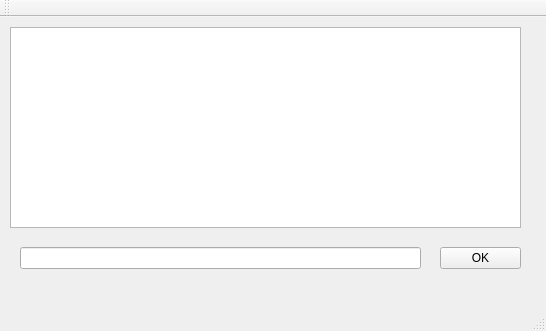
<?xml version="1.0" encoding="UTF-8"?>
<ui version="4.0">
 <class>MainWindow</class>
 <widget class="QMainWindow" name="MainWindow">
  <property name="geometry">
   <rect>
    <x>0</x>
    <y>0</y>
    <width>546</width>
    <height>331</height>
   </rect>
  </property>
  <property name="windowTitle">
   <string>MainWindow</string>
  </property>
  <widget class="QWidget" name="centralWidget">
   <widget class="QLineEdit" name="txt_mensaje">
    <property name="geometry">
     <rect>
      <x>20</x>
      <y>230</y>
      <width>401</width>
      <height>22</height>
     </rect>
    </property>
   </widget>
   <widget class="QPushButton" name="b_enviar">
    <property name="geometry">
     <rect>
      <x>440</x>
      <y>230</y>
      <width>81</width>
      <height>22</height>
     </rect>
    </property>
    <property name="text">
     <string>OK</string>
    </property>
   </widget>
   <widget class="QPlainTextEdit" name="txt_log">
    <property name="geometry">
     <rect>
      <x>10</x>
      <y>10</y>
      <width>511</width>
      <height>201</height>
     </rect>
    </property>
   </widget>
  </widget>
  <widget class="QMenuBar" name="menuBar">
   <property name="geometry">
    <rect>
     <x>0</x>
     <y>0</y>
     <width>546</width>
     <height>19</height>
    </rect>
   </property>
  </widget>
  <widget class="QToolBar" name="mainToolBar">
   <attribute name="toolBarArea">
    <enum>TopToolBarArea</enum>
   </attribute>
   <attribute name="toolBarBreak">
    <bool>false</bool>
   </attribute>
  </widget>
  <widget class="QStatusBar" name="statusBar"/>
 </widget>
 <layoutdefault spacing="6" margin="11"/>
 <resources/>
 <connections/>
</ui>
